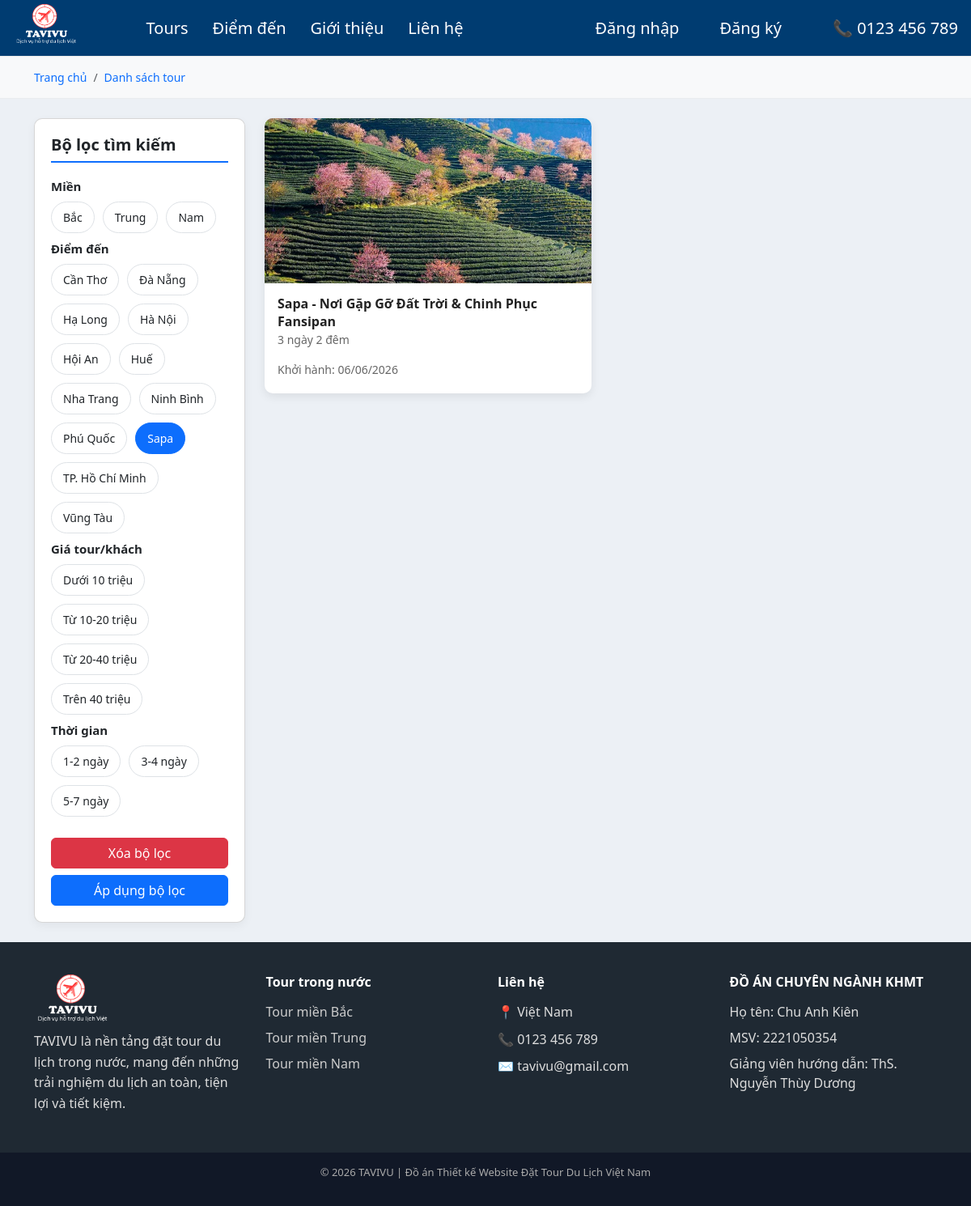
The app's page /pages/khachHang/tour.php?diemDen=1 with its own data.
### tables this page shows
CREATE TABLE `diemden` (
  `maDiemDen` int(10) UNSIGNED NOT NULL,
  `tenDiemDen` varchar(100) NOT NULL,
  `moTa` text DEFAULT NULL,
  `anhDiemDen` varchar(255) DEFAULT NULL,
  `vungMien` enum('Bắc','Trung','Nam') NOT NULL
);

CREATE TABLE `tour` (
  `maTour` int(10) UNSIGNED NOT NULL,
  `maND` int(10) UNSIGNED NOT NULL,
  `tenTour` varchar(255) NOT NULL,
  `moTa` text DEFAULT NULL,
  `lichTrinh` text DEFAULT NULL,
  `giaTour` decimal(18,2) UNSIGNED NOT NULL,
  `ngayKhoiHanh` date NOT NULL,
  `diemXuatPhat` varchar(100) NOT NULL DEFAULT 'Hà Nội',
  `soNgay` int(11) NOT NULL DEFAULT 1,
  `soChoTrong` int(10) UNSIGNED NOT NULL,
  `tongSoCho` int(10) UNSIGNED NOT NULL DEFAULT 0,
  `trangThai` enum('Chờ duyệt','Đang bán','Tạm dừng','Từ chối','Đã kết thúc') NOT NULL DEFAULT 'Chờ duyệt'
);

### pages/khachHang/tour.php (the view, shortened to what this page needs)
<?php
require_once '../../config/database.php';
$diemDen = $_GET['diemDen'] ?? '';
$sql = "
    SELECT DISTINCT t.maTour, t.tenTour, t.giaTour, t.ngayKhoiHanh, t.soNgay,
           (SELECT duongDan FROM tour_anh WHERE maTour = t.maTour AND laManhChinh = 1 LIMIT 1) AS anhTour
    FROM tour t
    JOIN tour_diemden td ON t.maTour = td.maTour
    JOIN diemden d ON td.maDiemDen = d.maDiemDen
    WHERE t.trangThai = 'Đang bán'
";
$params = [];
$types = '';
if (!empty($diemDen)) {
    $sql .= " AND d.maDiemDen = ?";
    $params[] = $diemDen;
    $types .= 'i';
}
$sql .= " ORDER BY t.maTour DESC";
$stmt = $mysqli->prepare($sql);
if (!empty($params)) {
    $stmt->bind_param($types, ...$params);
}
$stmt->execute();
$tours = $stmt->get_result();
$diemDenList = $mysqli->query("SELECT maDiemDen, tenDiemDen FROM diemden ORDER BY tenDiemDen");
?>
<!DOCTYPE html>
<html lang="en">
<head>
    <link href="https://cdn.jsdelivr.net/npm/bootstrap@5.3.8/dist/css/bootstrap.min.css" rel="stylesheet"
>
    <link rel="stylesheet" href="../../assets/css/khachHang.css">
</head>
<body>
    <?php include '../../includes/header.php'; ?>
    <div class="breadcrumb-box">
        <div class="container">
            <nav aria-label="breadcrumb">
                <ol class="breadcrumb tour-breadcrumb">
                    <li class="breadcrumb-item">
                        <a href="trangChu.php" class="breadcrumb-link ">Trang chủ</a>
                    </li>
                    <li class="breadcrumb-item">
                        <a href="tour.php" class="breadcrumb-link">Danh sách tour</a>
                    </li>
                </ol>
            </nav>
        </div>
    </div>
    <main>
        <div class="container my-4">
            <div class="row">
                <div class="col-lg-3 col-md-4">
                    <form action="tour.php" method="GET">
                        <div class="filter-sidebar">
                            <h5 class="filter-title">Bộ lọc tìm kiếm</h5>
                            <div class="filter-group">
                                <h6 class="filter-heading">Miền</h6>
                                <div class="filter-options">
                                    <label for="bac" class="filter-box">Bắc</label>
                                    <label for="trung" class="filter-box">Trung</label>
                                    <label for="nam" class="filter-box">Nam</label>
                                </div>
                            </div>
                            <div class="filter-group">
                                <h6 class="filter-heading">Điểm đến</h6>
                                <div class="filter-options">
                                    <?php while ($dd = $diemDenList->fetch_assoc()): ?>
                                        <label for="dd_<?= $dd['maDiemDen'] ?>" class="filter-box">
                                            <?= htmlspecialchars($dd['tenDiemDen']) ?>
                                        </label>
                                    <?php endwhile; ?>
                                </div>
                            </div>
                            <div class="filter-group">
                                <h6 class="filter-heading">Giá tour/khách</h6>
                                <div class="filter-options">
                                    <label for="duoi10tr" class="filter-box">Dưới 10 triệu</label>
                                    <label for="tu10den20" class="filter-box">Từ 10-20 triệu</label>
                                    <label for="tu20den40" class="filter-box">Từ 20-40 triệu</label>
                                    <label for="tren40tr" class="filter-box">Trên 40 triệu</label>
                                </div>
                            </div>
                            <div class="filter-group">
                                <h6 class="filter-heading">Thời gian</h6>
                                <div class="filter-options">
                                    <label for="1den2ngay" class="filter-box">1-2 ngày</label>
                                    <label for="3den4ngay" class="filter-box">3-4 ngày</label>
                                    <label for="5den7ngay" class="filter-box">5-7 ngày</label>
                                </div>
                                <a href="tour.php" class="btn btn-danger w-100 mt-3">
                                    Xóa bộ lọc
                                </a>
                                <button class="btn btn-primary w-100 mt-2">
                                    Áp dụng bộ lọc
                                </button>
                            </div>
                        </div>
                    </form>
                </div>
                <div class="col-lg-9">
                    <div class="tour-list">
                        <?php while ($tour = $tours->fetch_assoc()): ?>
                            <a href="tour_ChiTiet.php?maTour=<?= $tour['maTour'] ?>" class="destination-item">
                                <div class="card-image">
                                    <img src="../../<?= htmlspecialchars($tour['anhTour']) ?>"
                                        alt="<?= htmlspecialchars($tour['tenTour']) ?>">
                                </div>
                                <div class="card-content">
                                    <h3>
                                        <?= htmlspecialchars($tour['tenTour']) ?>
                                    </h3>
                                    <p class="duration">
                                        <?= $tour['soNgay'] ?> ngày
                                        <?= $tour['soNgay'] - 1 ?> đêm
                                    </p>
                                    <p class="duration">Khởi hành:
                                        <?= date('d/m/Y', strtotime($tour['ngayKhoiHanh'])) ?>
                                    </p>
                                    <p class="price">Từ
                                    </p>
                                </div>
                            </a>
                        <?php endwhile; ?>
                    </div>
                </div>
            </div>
        </div>
    </main>
    <?php include '../../includes/footer.php'; ?>
</body>
</html>

### assets/css/khachHang.css (style rules this page uses)
* { margin: 0; padding: 0; box-sizing: border-box; }
body { font-family: 'Segoe UI', Tahoma, sans-serif; background-color: #ECF0F5; display: flex; flex-direction: column; min-height: 100vh; }
main { flex: 1; }
html { scroll-behavior: smooth; }
.destination-item { display: flex; flex-direction: column; height: 340px; background: #fff; border-radius: 10px; overflow: hidden; text-decoration: none; color: #222; box-shadow: 0 4px 12px rgba(0, 0, 0, 0.08); transition: transform 0.3s, box-shadow 0.3s; }
.card-image { height: 60%; overflow: hidden; }
.card-image img { width: 100%; height: 100%; object-fit: cover; }
.card-content { height: 40%; padding: 14px 16px; display: flex; flex-direction: column; justify-content: space-between; }
.card-content h3 { font-size: 16px; font-weight: 600; margin: 0; line-height: 1.4; }
.card-content .duration { font-size: 14px; color: #666; }
.card-content .price { font-size: 16px; font-weight: 700; color: #e53935; }
.breadcrumb-box { background-color: #f8f9fa; padding: 15px 0; border-bottom: 1px solid #e9ecef; }
.tour-breadcrumb { margin-bottom: 0; font-size: 14px; }
.breadcrumb-link { text-decoration: none; font-weight: 500; }
.filter-sidebar { background: white; padding: 20px; border: 1px solid rgba(0, 0, 0, 0.16); border-radius: 10px; box-shadow: 0 4px 12px rgba(0, 0, 0, 0.05); }
.filter-title { font-weight: 600; margin-bottom: 20px; border-bottom: 2px solid #0d6efd; padding-bottom: 8px; }
.filter-options { display: flex; flex-wrap: wrap; gap: 10px; margin-bottom: 10px; }
.filter-box { padding: 8px 14px; border: 1px solid #dee2e6; border-radius: 20px; font-size: 14px; cursor: pointer; background-color: #ffffff; transition: all 0.25s ease; user-select: none; }
.filter-checkbox:checked+.filter-box { background-color: #0d6efd; color: #ffffff; border-color: #0d6efd; }
.filter-heading { font-weight: 600; margin-bottom: 10px; font-size: 15px; }
.tour-list { display: grid; grid-template-columns: repeat(2, 1fr); gap: 24px; }
.price { font-size: 24px; font-weight: 700; color: #e53935; }

### records on screen
diemden: tenDiemDen "Cần Thơ"
diemden: tenDiemDen "Đà Nẵng"
diemden: tenDiemDen "Hạ Long"
diemden: tenDiemDen "Hà Nội"
diemden: tenDiemDen "Hội An"
diemden: tenDiemDen "Huế"
diemden: tenDiemDen "Nha Trang"
diemden: tenDiemDen "Ninh Bình"
diemden: tenDiemDen "Phú Quốc"
diemden: tenDiemDen "Sapa"
diemden: tenDiemDen "TP. Hồ Chí Minh"
diemden: tenDiemDen "Vũng Tàu"
tour: tenTour "Sapa - Nơi Gặp Gỡ Đất Trời & Chinh Phục Fansipan", soNgay "3", $tour['soNgay']-1 "2", ngayKhoiHanh "06/06/2026"
